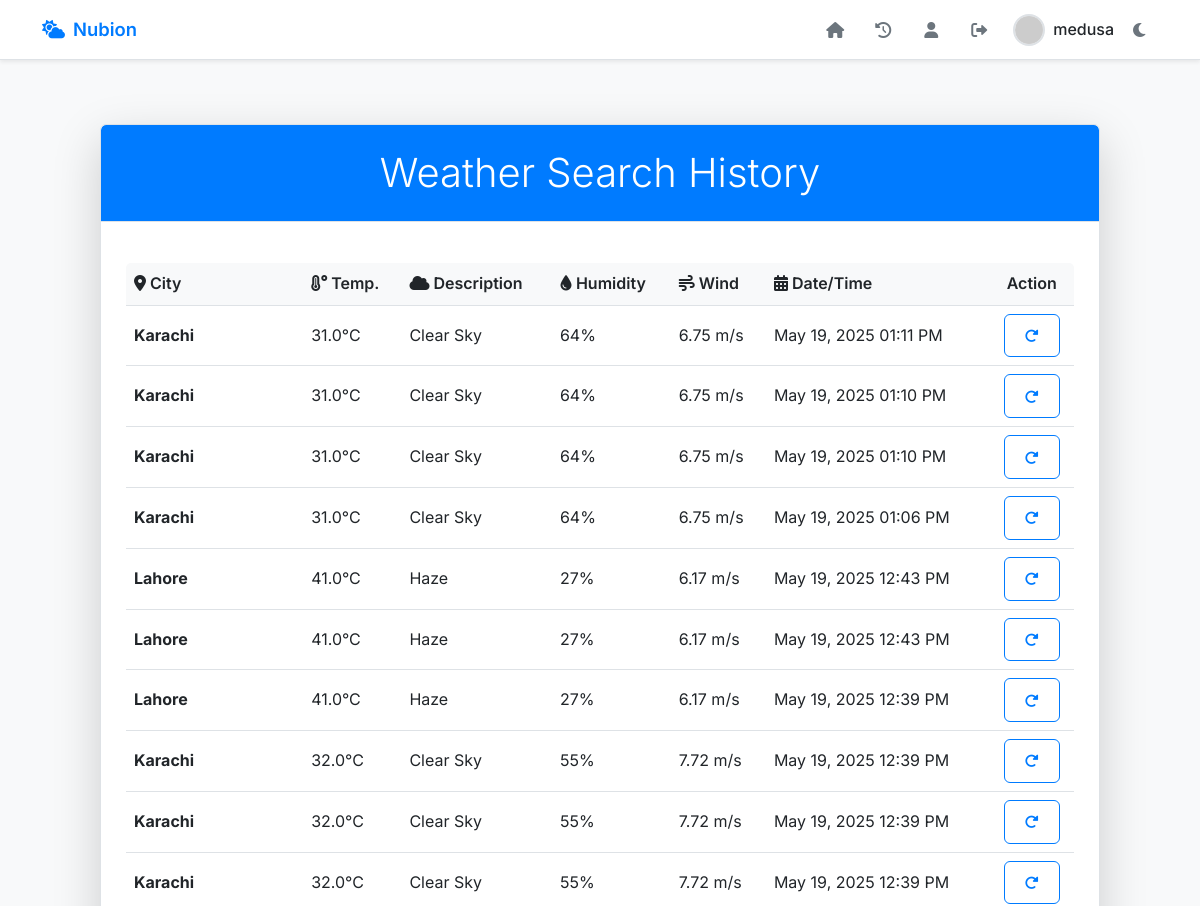
The app's page /history (signed in, upper part), older data.
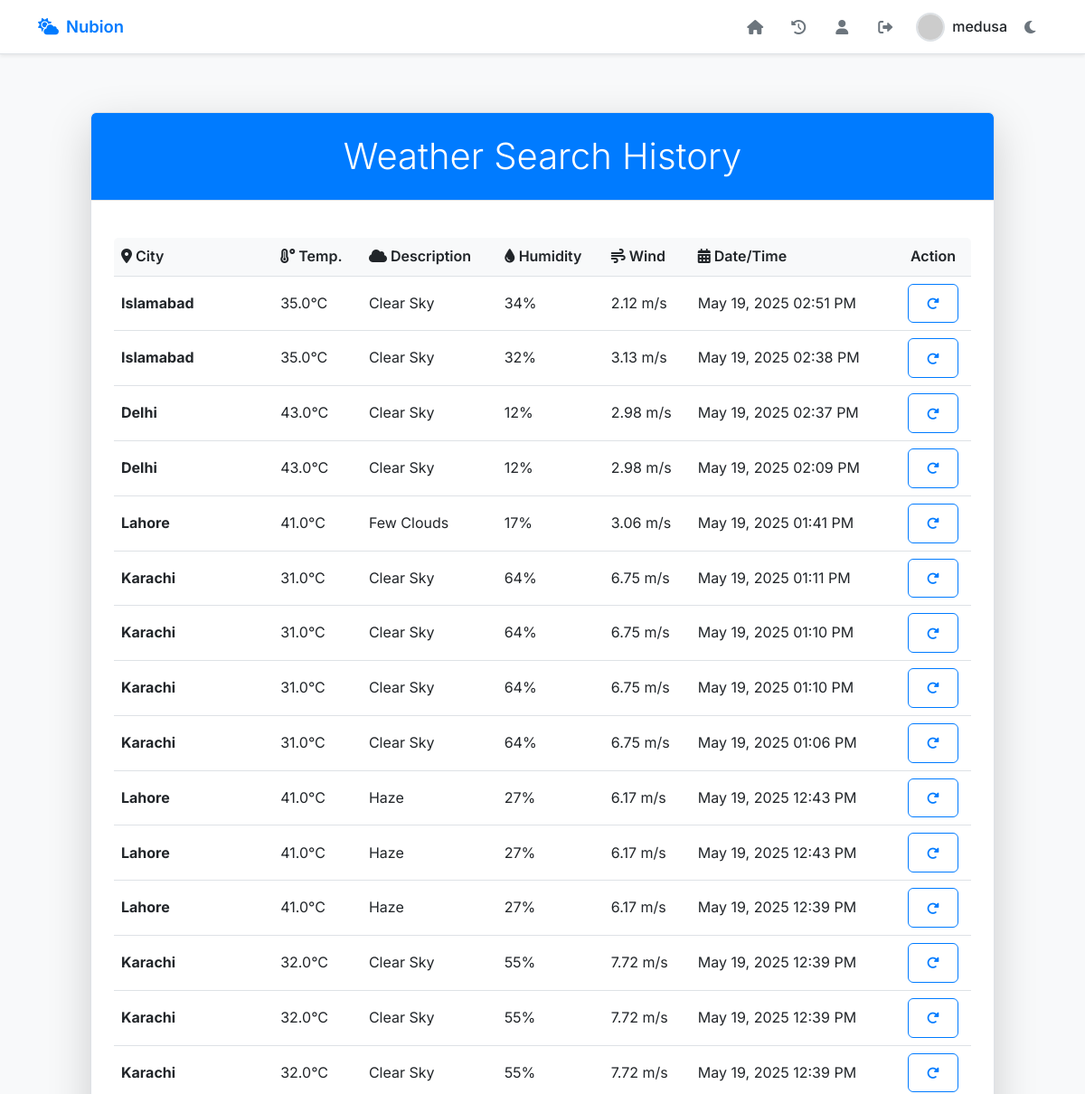
The same page, newer data.
### models.py (models this page shows, shortened)
class User(db.Model, UserMixin):
    id = db.Column(db.Integer, primary_key=True)
    username = db.Column(db.String(64), unique=True, nullable=False)
    email = db.Column(db.String(120), unique=True, nullable=False)
    password_hash = db.Column(db.String(128), nullable=False)
    created_at = db.Column(db.DateTime, default=datetime.utcnow)
    weather_searches = db.relationship('WeatherSearch', backref='user', lazy='dynamic')

class WeatherSearch(db.Model):
    id = db.Column(db.Integer, primary_key=True)
    city = db.Column(db.String(100), nullable=False)
    temperature = db.Column(db.Float, nullable=False)
    description = db.Column(db.String(100), nullable=False)
    humidity = db.Column(db.Integer, nullable=False)
    wind_speed = db.Column(db.Float, nullable=False)
    timestamp = db.Column(db.DateTime, default=datetime.utcnow)
    user_id = db.Column(db.Integer, db.ForeignKey('user.id'))

### weather.py (the view)
@weather.route('/history')
@login_required
def history():
    searches = WeatherSearch.query.filter_by(user_id=current_user.id).order_by(WeatherSearch.timestamp.desc()).all()
    return render_template('history.html', searches=searches)

### app.py (called while the page is built)
@app.template_filter('md5')
def md5_filter(s):
    return hashlib.md5(s.lower().encode()).hexdigest()

@app.context_processor
def inject_current_year():
    return {'current_year': datetime.utcnow().year}

@login_manager.user_loader
def load_user(user_id):
    return User.query.get(int(user_id))

### templates/history.html (shortened to what this page needs)
{% extends "base.html" %}
{% block content %}
<div class="history-container">
    <div class="card shadow-lg">
        <div class="card-header bg-primary text-white text-center py-4">
            <h1 class="mb-0 display-6">Weather Search History</h1>
        </div>
        <div class="card-body p-4">
            {% if searches %}
            <div class="table-responsive">
                <table class="table table-hover align-middle">
                    <thead>
                        <tr>
                            <th><i class="fas fa-map-marker-alt me-1"></i>City</th>
                            <th><i class="fas fa-temperature-high me-1"></i>Temp.</th>
                            <th><i class="fas fa-cloud me-1"></i>Description</th>
                            <th><i class="fas fa-tint me-1"></i>Humidity</th>
                            <th><i class="fas fa-wind me-1"></i>Wind</th>
                            <th><i class="fas fa-calendar-alt me-1"></i>Date/Time</th>
                            <th class="text-center">Action</th>
                        </tr>
                    </thead>
                    <tbody>
                        {% for search in searches %}
                        <tr>
                            <td class="fw-bold">{{ search.city }}</td>
                            <td>{{ search.temperature }}°C</td>
                            <td class="text-capitalize">{{ search.description }}</td>
                            <td>{{ search.humidity }}%</td>
                            <td>{{ search.wind_speed }} m/s</td>
                            <td>{{ search.timestamp.strftime('%b %d, %Y %I:%M %p') }}</td>
                            <td class="text-center">
                                <a href="{{ url_for('weather.index') }}?city={{ search.city }}" class="btn btn-sm btn-outline-primary" data-bs-toggle="tooltip" title="Search again for {{search.city}}">
                                    <i class="fas fa-redo-alt"></i>
                                </a>
                            </td>
                        </tr>
                        {% endfor %}
                    </tbody>
                </table>
            </div>
            {% endif %}
        </div>
    </div>
</div>
{% endblock %}

### templates/base.html (shortened to what this page needs)
<!DOCTYPE html>
<html lang="en">
<head>
    <link href="https://cdn.jsdelivr.net/npm/bootstrap@5.3.0-alpha1/dist/css/bootstrap.min.css" rel="stylesheet">
    <link rel="stylesheet" href="https://cdnjs.cloudflare.com/ajax/libs/font-awesome/6.0.0/css/all.min.css">
    <link rel="stylesheet" href="{{ url_for('static', filename='css/style.css') }}">
</head>
<body>
    <header class="top-action-bar">
        <div class="container d-flex justify-content-between align-items-center">
            <a href="{{ url_for('weather.index') }}" class="brand-logo">
                <i class="fas fa-cloud-sun"></i>
                <span class="brand-text">Nubion</span>
            </a>
            <nav class="d-flex align-items-center">
                <div class="action-buttons me-3">
                    <a href="{{ url_for('weather.index') }}" class="action-button" data-bs-toggle="tooltip" title="Home">
                        <i class="fas fa-home"></i>
                    </a>
                    {% if current_user.is_authenticated %}
                    <a href="{{ url_for('weather.history') }}" class="action-button" data-bs-toggle="tooltip" title="Search History">
                        <i class="fas fa-history"></i>
                    </a>
                    <a href="{{ url_for('auth.profile') }}" class="action-button" data-bs-toggle="tooltip" title="Profile">
                        <i class="fas fa-user"></i>
                    </a>
                    <a href="{{ url_for('auth.logout') }}" class="action-button" data-bs-toggle="tooltip" title="Logout">
                        <i class="fas fa-sign-out-alt"></i>
                    </a>
                    {% endif %}
                </div>
                <div class="d-flex align-items-center">
                    {% if current_user.is_authenticated %}
                    <div class="user-info me-2 d-none d-md-flex align-items-center">
                        <img src="https://www.gravatar.com/avatar/{{ current_user.email|lower|md5 }}?s=32&d=identicon" class="rounded-circle" alt="Profile">
                        <span class="username">{{ current_user.username }}</span>
                    </div>
                    {% endif %}
                    <button id="theme-toggle-btn" class="action-button theme-toggle" data-bs-toggle="tooltip" title="Toggle Theme">
                        <i class="fas fa-moon"></i>
                    </button>
                </div>
            </nav>
        </div>
    </header>
    <main class="container my-5">
        {% block content %}{% endblock %}
    </main>
</body>
</html>

### static/css/style.css (style rules this page uses)
:root { --primary-color: #007bff; --primary-hover-color: #0056b3; --secondary-color: #6c757d; --light-bg: #f8f9fa; --dark-bg: #1a202c; --card-bg-light: #ffffff; --card-bg-dark: #2d3748; --text-color-light: #212529; --text-color-dark: #e9ecef; --border-color-light: #dee2e6; --border-color-dark: #454d55; --font-family-sans-serif: 'Inter', -apple-system, BlinkMacSystemFont, "Segoe UI", Roboto, "Helvetica Neue", Arial, "Noto Sans", sans-serif, "Apple Color Emoji", "Segoe UI Emoji", "Segoe UI Symbol", "Noto Color Emoji"; --border-radius: 0.375rem; --box-shadow: 0 0.5rem 1rem rgba(0, 0, 0, 0.1); --box-shadow-sm: 0 0.125rem 0.25rem rgba(0, 0, 0, 0.075); }
body { font-family: var(--font-family-sans-serif); background-color: var(--light-bg); color: var(--text-color-light); display: flex; flex-direction: column; min-height: 100vh; line-height: 1.6; transition: background-color 0.3s ease, color 0.3s ease; }
.container { flex: 1; padding-top: 1rem; padding-bottom: 1rem; }
.top-action-bar { background-color: var(--card-bg-light); position: sticky; top: 0; height: 60px; z-index: 1030; box-shadow: var(--box-shadow-sm); border-bottom: 1px solid var(--border-color-light); display: flex; align-items: center; }
.brand-logo { display: flex; align-items: center; color: var(--primary-color); text-decoration: none; font-weight: 600; font-size: 1.15rem; transition: color 0.2s ease; padding-bottom: 0; }
.brand-logo i { margin-right: 0.5rem; }
.brand-text { display: none; }
@media (min-width: 768px) { .brand-text { display: inline; } }
.action-buttons { display: flex; gap: 0.75rem; }
.action-button { display: flex; align-items: center; justify-content: center; width: 32px; height: 32px; border-radius: 50%; background-color: transparent; color: var(--secondary-color); text-decoration: none; transition: background-color 0.2s ease, color 0.2s ease, transform 0.2s ease; border: 1px solid transparent; padding: 0; margin: 0 2px; }
.action-button i { font-size: 1rem; }
.user-info { display: flex; align-items: center; padding-bottom: 0; }
.user-info img { width: 32px; height: 32px; border: 2px solid var(--border-color-light); margin-right: 0.5rem; }
.username { font-weight: 500; color: var(--text-color-light); }
.card { background-color: var(--card-bg-light); border: 1px solid var(--border-color-light); border-radius: var(--border-radius); box-shadow: var(--box-shadow-sm); transition: box-shadow 0.3s ease, border-color 0.3s ease, background-color 0.3s ease; overflow: hidden; }
.card-header { background-color: var(--light-bg); border-bottom: 1px solid var(--border-color-light); padding: 1rem 1.5rem; font-weight: 600; }
.card-header.bg-primary { background-color: var(--primary-color) !important; color: white; }
.card-body { padding: 1.25rem; }
.btn { border-radius: var(--border-radius); padding: 0.65rem 1.25rem; font-weight: 500; transition: all 0.2s ease-in-out; letter-spacing: 0.025em; }
.btn-outline-primary { color: var(--primary-color); border-color: var(--primary-color); }
.history-container .table { margin-top: 1rem; border: 1px solid var(--border-color-light); border-radius: var(--border-radius); overflow: hidden; }
.history-container th { background-color: var(--light-bg); font-weight: 600; white-space: nowrap; }
.history-container td { vertical-align: middle; }
.bg-primary { background-color: var(--primary-color) !important; }
.card, .btn, .form-control, .action-button { transition: all 0.2s ease-in-out; }

### templates/history.html (style rules this page uses)
.history-container { max-width: 1000px; margin: 0 auto; }
.table th { background-color: #f8f9fa; }

Row changes from the older to the newer data that the page shows:
added WeatherSearch: city "Islamabad", temperature "35.0", description "Clear Sky", humidity "34", wind_speed "2.12", timestamp "May 19, 2025 02:51 PM"
added WeatherSearch: city "Islamabad", temperature "35.0", description "Clear Sky", humidity "32", wind_speed "3.13", timestamp "May 19, 2025 02:38 PM"
added WeatherSearch: city "Delhi", temperature "43.0", description "Clear Sky", humidity "12", wind_speed "2.98", timestamp "May 19, 2025 02:37 PM"
added WeatherSearch: city "Delhi", temperature "43.0", description "Clear Sky", humidity "12", wind_speed "2.98", timestamp "May 19, 2025 02:09 PM"
added WeatherSearch: city "Lahore", temperature "41.0", description "Few Clouds", humidity "17", wind_speed "3.06", timestamp "May 19, 2025 01:41 PM"
